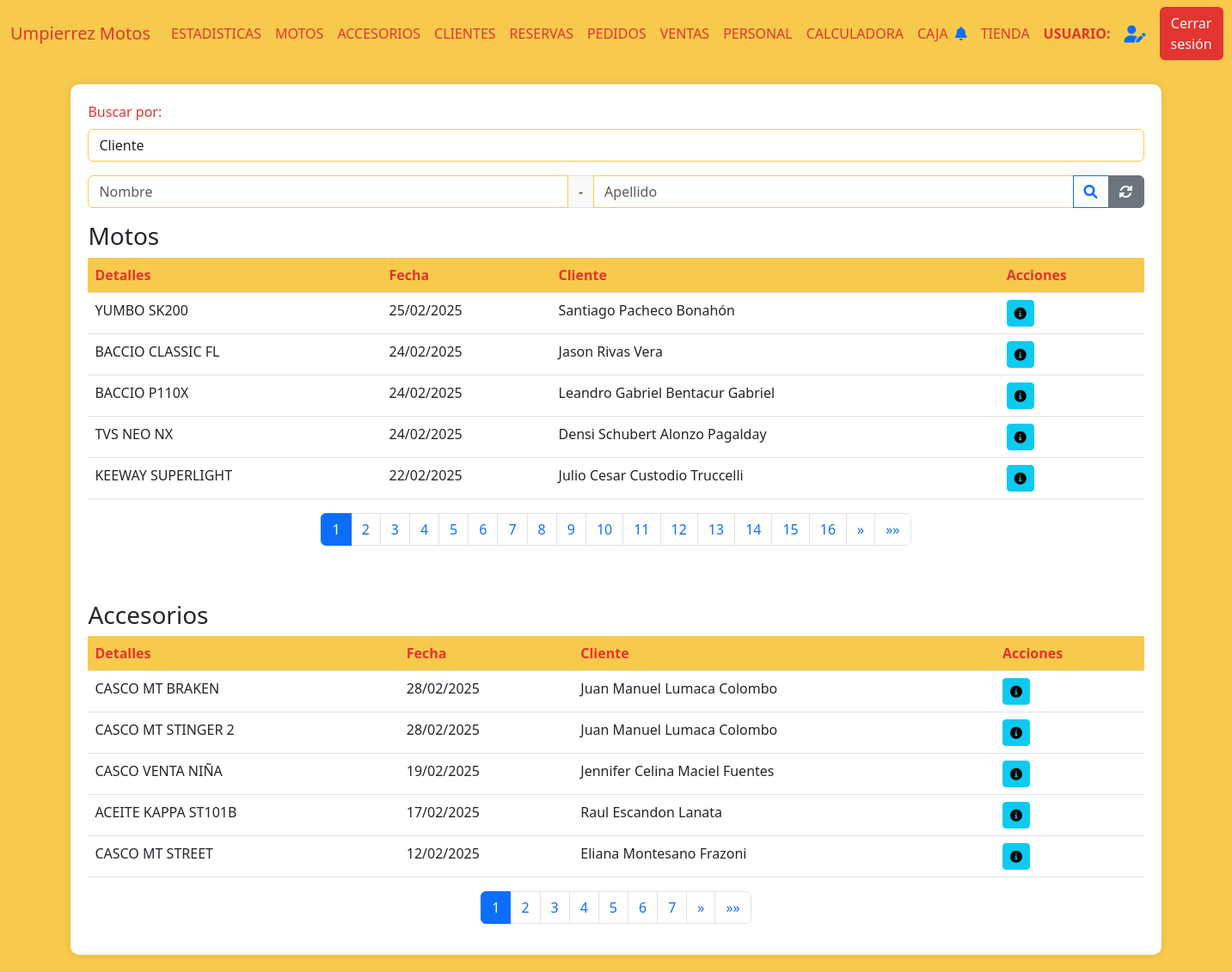
Before: /ventas (signed in) with the older database file.
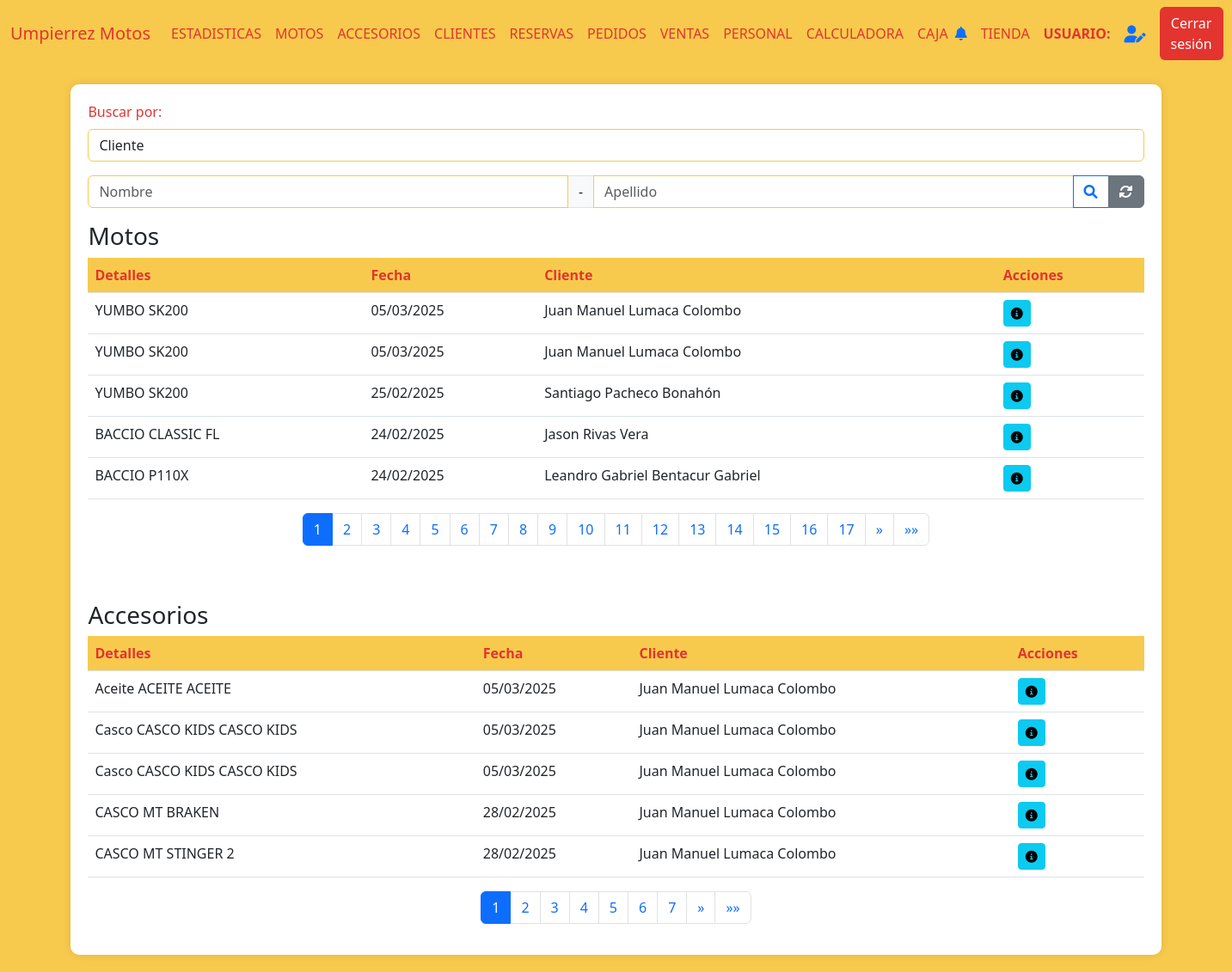
After: the same page with the newer database file.
### AppUM/models.py (models this page shows)
class ComprasVentas(models.Model):
    moto = models.ForeignKey(Moto, related_name='moto_cliente', on_delete=models.CASCADE)
    cliente = models.ForeignKey(Cliente, related_name='cliente_moto', on_delete=models.CASCADE)
    fecha_compra = models.DateField()
    fotocopia_libreta = models.ImageField(null=True, blank=True, upload_to="documentacion/libretas/")
    compra_venta = models.FileField(null=True, blank=True, upload_to="documentacion/compra_venta/")
    certificado_venta = models.FileField(null=True, blank=True, upload_to="documentacion/certificado_venta/")
    tipo = models.CharField(max_length=20)
    forma_de_pago = models.TextField(null=True, blank=True)
    facturas = models.FileField(null=True, blank=True, upload_to="documentacion/facturas_motos/")
    class Meta:
        pass

class ClienteAccesorio(models.Model):
    accesorio = models.ForeignKey(Accesorio, related_name='accesorio_cliente', on_delete=models.CASCADE)
    cliente = models.ForeignKey(Cliente, related_name='cliente_cliente', on_delete=models.CASCADE)
    fecha_compra = models.DateField()
    factura = models.IntegerField(null=True)
    factura_rut = models.IntegerField(null=True)
    factura_documento = models.FileField(null=True, blank=True, upload_to="documentacion/facturas_accesorios/")
    codigo_compra = models.IntegerField(null=True,default=0)

### AppUM/decorators.py (the view)
    def _wrapped_view(request, *args, **kwargs):
        user = request.user
        if user.is_authenticated:
            usuario_consulta = Personal.objects.filter(usuario=user.username).first()
            if usuario_consulta:
                if Administrativo.objects.filter(personal_ptr_id=usuario_consulta.id,activo=1).exists():
                    return view_func(request, *args, **kwargs)
                else:
                    raise PermissionDenied
            else:
                return view_func(request, *args, **kwargs)
        else:
            return redirect('Login')  # Redirigir al login si no está autenticado

### AppUM/context_processors.py (called while the page is built)
def cantidad_solicitudes_no_leidas(req):
    if req.user.is_authenticated:
        usuario = req.user
        usuario_actual = Personal.objects.filter(usuario=usuario.username).first()
        notificaciones = NotificacionPersonal.objects.filter(personal=usuario_actual,leido=0).count()
    else:
        notificaciones = 0
    return {'notificaciones': notificaciones}

### AppUM/functions.py (called while the page is built)
def funcion_paginas_varias(req,instancia_model):
    paginator = Paginator(instancia_model, 5)  # 5 motos por página
    page_number = req.GET.get('page')  # Obtiene el número de página desde la URL
    page_obj = paginator.get_page(page_number)
    return page_obj

### AppUM/templates/perfil_administrativo/ventas/ventas.html (shortened to what the changed rows need)
{% extends "perfil_administrativo/padre_perfil_administrativo.html" %}
{% load static %}
{% block contenidoQueCambia %}
<div class="table-container" id="inventarios">
    <table class="table">
        <thead>
            <tr>
                <th>Detalles</th>
                <th>Fecha</th>
                <th>Cliente</th>
                <th>Acciones</th>
            </tr>
        </thead>
        <tbody>
            {% if page_obj %}
                {% for moto in page_obj %}
            <tr>
                <td>{{ moto.moto.moto__marca }} {{ moto.moto.moto__modelo }}</td>
                <td>{{ moto.moto.fecha_compra|date:"d/m/Y"}}</td>
                <td>{{ moto.moto.cliente__nombre }} {{ moto.moto.cliente__apellido }}</td>
                <td>
                    <a href="{% url 'ClienteFicha' moto.moto.cliente__id %}"><button class="btn btn-sm btn-info"><i class="fas fa-info-circle"></i></button></a>
                </td>
            </tr>
            {% endfor %}
            {% else %}
                <tr>
                    <td colspan="9" class="text-center text-muted">
                        No hay registros de accesorios disponibles.
                    </td>
                </tr>
            {% endif %}
        </tbody>
    </table>
    <nav aria-label="Page navigation">
        <ul class="pagination justify-content-center">
            {% for num in page_obj.paginator.page_range %}
            <li class="page-item {% if page_obj.number == num %}active{% endif %}">
                <a class="page-link" href="?page={{ num }}">{{ num }}</a>
            </li>
            {% endfor %}
        </ul>
    </nav>
<br>
<br>
    <table class="table">
        <thead>
            <tr>
                <th>Detalles</th>
                <th>Fecha</th>
                <th>Cliente</th>
                <th>Acciones</th>
            </tr>
        </thead>
        <tbody>
            {% if page_objAccs %}
                {% for accesorio in page_objAccs %}
            <tr>
                <td>{{ accesorio.accesorio.accesorio__tipo }} {{ accesorio.accesorio.accesorio__marca }} {{ accesorio.accesorio.accesorio__modelo }}</td>
                <td>{{ accesorio.accesorio.fecha_compra|date:"d/m/Y"}}</td>
                <td>{{ accesorio.accesorio.cliente__nombre }} {{ accesorio.accesorio.cliente__apellido }}</td>
                <td>
                    <a href="{% url 'ClienteFicha' accesorio.accesorio.cliente__id %}"><button class="btn btn-sm btn-info"><i class="fas fa-info-circle"></i></button></a>
                </td>
            </tr>
            {% endfor %}
            {% else %}
                <tr>
                    <td colspan="9" class="text-center text-muted">
                        No hay registros de accesorios disponibles.
                    </td>
                </tr>
            {% endif %}
        </tbody>
    </table>
    <nav aria-label="Page navigation">
        <ul class="pagination justify-content-center">
            {% for num in page_objAccs.paginator.page_range %}
            <li class="page-item {% if page_objAccs.number == num %}active{% endif %}">
                <a class="page-link" href="?page={{ num }}">{{ num }}</a>
            </li>
            {% endfor %}
        </ul>
    </nav>
</div>
{% endblock %}

Changed rows visible on the page:
no longer on this page (row unchanged): ComprasVentas: moto.moto__marca "TVS", moto.moto__modelo "NEO NX", moto.fecha_compra "24/02/2025", moto.cliente__nombre "Densi Schubert", moto.cliente__apellido "Alonzo Pagalday"
no longer on this page (row unchanged): ComprasVentas: moto.moto__marca "KEEWAY", moto.moto__modelo "SUPERLIGHT", moto.fecha_compra "22/02/2025", moto.cliente__nombre "Julio Cesar", moto.cliente__apellido "Custodio Truccelli"
no longer on this page (row unchanged): ClienteAccesorio: accesorio.accesorio__tipo "CASCO", accesorio.accesorio__marca "VENTA", accesorio.accesorio__modelo "NIÑA", accesorio.fecha_compra "19/02/2025", accesorio.cliente__nombre "Jennifer Celina", accesorio.cliente__apellido "Maciel Fuentes"
no longer on this page (row unchanged): ClienteAccesorio: accesorio.accesorio__tipo "ACEITE", accesorio.accesorio__marca "KAPPA", accesorio.accesorio__modelo "ST101B", accesorio.fecha_compra "17/02/2025", accesorio.cliente__nombre "Raul", accesorio.cliente__apellido "Escandon Lanata"
no longer on this page (row unchanged): ClienteAccesorio: accesorio.accesorio__tipo "CASCO", accesorio.accesorio__marca "MT", accesorio.accesorio__modelo "STREET", accesorio.fecha_compra "12/02/2025", accesorio.cliente__nombre "Eliana", accesorio.cliente__apellido "Montesano Frazoni"
added ComprasVentas: moto.moto__marca "YUMBO", moto.moto__modelo "SK200", moto.fecha_compra "05/03/2025", moto.cliente__nombre "Juan Manuel", moto.cliente__apellido "Lumaca Colombo"
added ComprasVentas: moto.moto__marca "YUMBO", moto.moto__modelo "SK200", moto.fecha_compra "05/03/2025", moto.cliente__nombre "Juan Manuel", moto.cliente__apellido "Lumaca Colombo"
added ClienteAccesorio: accesorio.accesorio__tipo "Aceite", accesorio.accesorio__marca "ACEITE", accesorio.accesorio__modelo "ACEITE", accesorio.fecha_compra "05/03/2025", accesorio.cliente__nombre "Juan Manuel", accesorio.cliente__apellido "Lumaca Colombo"
added ClienteAccesorio: accesorio.accesorio__tipo "Casco", accesorio.accesorio__marca "CASCO KIDS", accesorio.accesorio__modelo "CASCO KIDS", accesorio.fecha_compra "05/03/2025", accesorio.cliente__nombre "Juan Manuel", accesorio.cliente__apellido "Lumaca Colombo"
added ClienteAccesorio: accesorio.accesorio__tipo "Casco", accesorio.accesorio__marca "CASCO KIDS", accesorio.accesorio__modelo "CASCO KIDS", accesorio.fecha_compra "05/03/2025", accesorio.cliente__nombre "Juan Manuel", accesorio.cliente__apellido "Lumaca Colombo"
Other visible differences:
new list line: "17"
